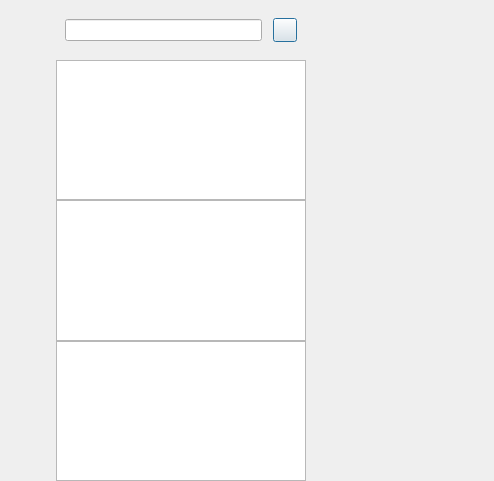
<?xml version="1.0" encoding="UTF-8"?>
<ui version="4.0">
 <class>ChatDialog</class>
 <widget class="QDialog" name="ChatDialog">
  <property name="geometry">
   <rect>
    <x>0</x>
    <y>0</y>
    <width>494</width>
    <height>481</height>
   </rect>
  </property>
  <property name="minimumSize">
   <size>
    <width>0</width>
    <height>0</height>
   </size>
  </property>
  <property name="maximumSize">
   <size>
    <width>16777215</width>
    <height>16777215</height>
   </size>
  </property>
  <property name="windowTitle">
   <string>Dialog</string>
  </property>
  <layout class="QHBoxLayout" name="horizontalLayout">
   <property name="spacing">
    <number>0</number>
   </property>
   <property name="leftMargin">
    <number>0</number>
   </property>
   <property name="topMargin">
    <number>0</number>
   </property>
   <property name="rightMargin">
    <number>0</number>
   </property>
   <property name="bottomMargin">
    <number>0</number>
   </property>
   <item>
    <widget class="QWidget" name="side_bar" native="true">
     <property name="sizePolicy">
      <sizepolicy hsizetype="Fixed" vsizetype="Expanding">
       <horstretch>0</horstretch>
       <verstretch>0</verstretch>
      </sizepolicy>
     </property>
     <property name="minimumSize">
      <size>
       <width>56</width>
       <height>0</height>
      </size>
     </property>
     <property name="maximumSize">
      <size>
       <width>56</width>
       <height>16777215</height>
      </size>
     </property>
     <layout class="QVBoxLayout" name="verticalLayout" stretch="0,1">
      <property name="spacing">
       <number>7</number>
      </property>
      <property name="leftMargin">
       <number>10</number>
      </property>
      <property name="topMargin">
       <number>30</number>
      </property>
      <property name="rightMargin">
       <number>0</number>
      </property>
      <property name="bottomMargin">
       <number>0</number>
      </property>
      <item>
       <widget class="QWidget" name="widget" native="true">
        <property name="sizePolicy">
         <sizepolicy hsizetype="Preferred" vsizetype="Fixed">
          <horstretch>0</horstretch>
          <verstretch>0</verstretch>
         </sizepolicy>
        </property>
        <layout class="QVBoxLayout" name="verticalLayout_3">
         <property name="spacing">
          <number>30</number>
         </property>
         <property name="leftMargin">
          <number>0</number>
         </property>
         <property name="topMargin">
          <number>0</number>
         </property>
         <property name="rightMargin">
          <number>0</number>
         </property>
         <property name="bottomMargin">
          <number>0</number>
         </property>
         <item>
          <widget class="QLabel" name="side_head_lb">
           <property name="minimumSize">
            <size>
             <width>30</width>
             <height>30</height>
            </size>
           </property>
           <property name="maximumSize">
            <size>
             <width>30</width>
             <height>30</height>
            </size>
           </property>
           <property name="text">
            <string/>
           </property>
          </widget>
         </item>
         <item>
          <widget class="StateWidget" name="side_chat_lb" native="true">
           <property name="minimumSize">
            <size>
             <width>30</width>
             <height>30</height>
            </size>
           </property>
           <property name="maximumSize">
            <size>
             <width>30</width>
             <height>30</height>
            </size>
           </property>
          </widget>
         </item>
         <item>
          <widget class="StateWidget" name="side_contact_lb" native="true">
           <property name="minimumSize">
            <size>
             <width>30</width>
             <height>30</height>
            </size>
           </property>
           <property name="maximumSize">
            <size>
             <width>30</width>
             <height>30</height>
            </size>
           </property>
          </widget>
         </item>
        </layout>
       </widget>
      </item>
      <item>
       <spacer name="verticalSpacer">
        <property name="orientation">
         <enum>Qt::Orientation::Vertical</enum>
        </property>
        <property name="sizeHint" stdset="0">
         <size>
          <width>20</width>
          <height>40</height>
         </size>
        </property>
       </spacer>
      </item>
     </layout>
    </widget>
   </item>
   <item>
    <widget class="QWidget" name="chat_user_wid" native="true">
     <property name="maximumSize">
      <size>
       <width>250</width>
       <height>16777215</height>
      </size>
     </property>
     <layout class="QVBoxLayout" name="verticalLayout_2">
      <property name="spacing">
       <number>0</number>
      </property>
      <property name="leftMargin">
       <number>0</number>
      </property>
      <property name="topMargin">
       <number>0</number>
      </property>
      <property name="rightMargin">
       <number>0</number>
      </property>
      <property name="bottomMargin">
       <number>0</number>
      </property>
      <item>
       <widget class="QWidget" name="search_wid" native="true">
        <property name="minimumSize">
         <size>
          <width>0</width>
          <height>60</height>
         </size>
        </property>
        <layout class="QHBoxLayout" name="horizontalLayout_2">
         <property name="spacing">
          <number>6</number>
         </property>
         <property name="leftMargin">
          <number>9</number>
         </property>
         <property name="topMargin">
          <number>9</number>
         </property>
         <property name="rightMargin">
          <number>9</number>
         </property>
         <property name="bottomMargin">
          <number>9</number>
         </property>
         <item>
          <widget class="CustomizeEdit" name="search_edit"/>
         </item>
         <item>
          <spacer name="horizontalSpacer">
           <property name="orientation">
            <enum>Qt::Orientation::Horizontal</enum>
           </property>
           <property name="sizeType">
            <enum>QSizePolicy::Policy::Fixed</enum>
           </property>
           <property name="sizeHint" stdset="0">
            <size>
             <width>5</width>
             <height>20</height>
            </size>
           </property>
          </spacer>
         </item>
         <item>
          <widget class="ClickedBtn" name="add_btn">
           <property name="sizePolicy">
            <sizepolicy hsizetype="Minimum" vsizetype="Fixed">
             <horstretch>0</horstretch>
             <verstretch>0</verstretch>
            </sizepolicy>
           </property>
           <property name="minimumSize">
            <size>
             <width>24</width>
             <height>24</height>
            </size>
           </property>
           <property name="maximumSize">
            <size>
             <width>24</width>
             <height>24</height>
            </size>
           </property>
           <property name="text">
            <string/>
           </property>
          </widget>
         </item>
        </layout>
       </widget>
      </item>
      <item>
       <widget class="ChatUserList" name="chat_user_list"/>
      </item>
      <item>
       <widget class="SearchList" name="search_list"/>
      </item>
      <item>
       <widget class="ContactUserList" name="con_user_list"/>
      </item>
     </layout>
    </widget>
   </item>
   <item>
    <widget class="QStackedWidget" name="stackedWidget">
     <property name="currentIndex">
      <number>2</number>
     </property>
     <widget class="ChatPage" name="chat_page"/>
     <widget class="ApplyFriendPage" name="friend_apply_page"/>
     <widget class="FriendInfoPage" name="friend_info_page"/>
    </widget>
   </item>
  </layout>
 </widget>
 <customwidgets>
  <customwidget>
   <class>ClickedBtn</class>
   <extends>QPushButton</extends>
   <header>clickedbtn.h</header>
  </customwidget>
  <customwidget>
   <class>CustomizeEdit</class>
   <extends>QLineEdit</extends>
   <header location="global">customizeedit.h</header>
  </customwidget>
  <customwidget>
   <class>ChatUserList</class>
   <extends>QListWidget</extends>
   <header location="global">chatuserlist.h</header>
  </customwidget>
  <customwidget>
   <class>ChatPage</class>
   <extends>QWidget</extends>
   <header location="global">chatpage.h</header>
   <container>1</container>
  </customwidget>
  <customwidget>
   <class>StateWidget</class>
   <extends>QWidget</extends>
   <header location="global">statewidget.h</header>
   <container>1</container>
  </customwidget>
  <customwidget>
   <class>SearchList</class>
   <extends>QListWidget</extends>
   <header location="global">searchlist.h</header>
  </customwidget>
  <customwidget>
   <class>ContactUserList</class>
   <extends>QListWidget</extends>
   <header location="global">contactuserlist.h</header>
  </customwidget>
  <customwidget>
   <class>ApplyFriendPage</class>
   <extends>QWidget</extends>
   <header location="global">applyfriendpage.h</header>
   <container>1</container>
  </customwidget>
  <customwidget>
   <class>FriendInfoPage</class>
   <extends>QWidget</extends>
   <header location="global">friendinfopage.h</header>
   <container>1</container>
  </customwidget>
 </customwidgets>
 <resources/>
 <connections/>
</ui>
